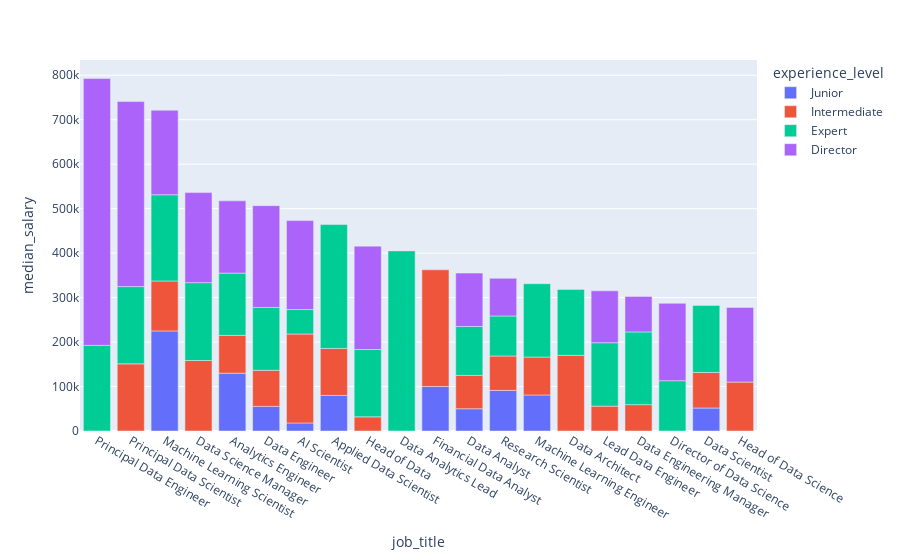

The notebook cell this image was saved under:
### Code cell
def bar_sal_job_title(df, work_years: list[int]):

    if work_years == []:
        return None, None

    df_sub = df.query("work_year in @work_years")

    ms =(
        df_sub
        .groupby(['job_title', 'experience_level'])
        .salary_in_usd
        .median()
        .reset_index()
        .rename(columns={"salary_in_usd": "median_salary"})
    )

    top_ms = ms.groupby('job_title').median_salary.sum().nlargest(20)

    no_1_ms = ms.query("job_title == @top_ms.head(1).index.values[0]")

    ms10 = (
        ms
        .set_index('job_title')
        .loc[top_ms.index.to_list()]
        .reset_index()

    )

    fig = px.bar(
        ms10,
        x="job_title",
        y="median_salary",
        color="experience_level",
    )

    return no_1_ms, fig

no_1, fig = bar_sal_job_title(df=df, work_years=[2020, 2021, 2022])
print(no_1)
print(f"Highest paying Job Title: {no_1.job_title.iloc[0]}")
print(f"Median Salary: {no_1.median_salary.sum()} ")
fig


# df.loc[df.salary_in_usd.nlargest(10).index.to_list()]
# ms.loc[ms.median_salary.nlargest(10).index.to_list()]
# ms.groupby('job_title').agg({'median_salary': 'sum'})

# top_ms
# no_1_ms
# ms10
# fig

### Figure 1 — Plotly figure (JSON) as saved in the notebook; plotly's stock layout.template omitted (floating-point values rounded to 4 significant figures)
{"data": [{"alignmentgroup": "True", "hovertemplate": "experience_level=Junior<br>job_title=%{x}<br>median_salary=%{y}<extra></extra>", "legendgroup": "Junior", "marker": {"color": "#636efa", "pattern": {"shape": ""}}, "name": "Junior", "offsetgroup": "Junior", "orientation": "v", "showlegend": true, "textposition": "auto", "type": "bar", "x": ["Principal Data Engineer", "Principal Data Scientist", "Machine Learning Scientist", "Data Science Manager", "Analytics Engineer", "Data Engineer", "AI Scientist", "Applied Data Scientist", "Head of Data", "Data Analytics Lead", "Financial Data Analyst", "Data Analyst", "Research Scientist", "Machine Learning Engineer", "Data Architect", "Lead Data Engineer", "Data Engineering Manager", "Director of Data Science", "Data Scientist", "Head of Data Science"], "xaxis": "x", "y": [null, null, 225000, null, 130000, 55330.0, 18053, 80020.0, null, null, 100000, 50000, 91264, 81000, null, null, null, null, 51715, null], "yaxis": "y"}, {"alignmentgroup": "True", "hovertemplate": "experience_level=Intermediate<br>job_title=%{x}<br>median_salary=%{y}<extra></extra>", "legendgroup": "Intermediate", "marker": {"color": "#EF553B", "pattern": {"shape": ""}}, "name": "Intermediate", "offsetgroup": "Intermediate", "orientation": "v", "showlegend": true, "textposition": "auto", "type": "bar", "x": ["Principal Data Engineer", "Principal Data Scientist", "Machine Learning Scientist", "Data Science Manager", "Analytics Engineer", "Data Engineer", "AI Scientist", "Applied Data Scientist", "Head of Data", "Data Analytics Lead", "Financial Data Analyst", "Data Analyst", "Research Scientist", "Machine Learning Engineer", "Data Architect", "Lead Data Engineer", "Data Engineering Manager", "Director of Data Science", "Data Scientist", "Head of Data Science"], "xaxis": "x", "y": [null, 151000, 112300, 158500, 85000, 81119, 200000, 105619, 31766, null, 262500, 75000, 77355, 85200, 170000, 56000, 59303, null, 79833, 110000], "yaxis": "y"}, {"alignmentgroup": "True", "hovertemplate": "experience_level=Expert<br>job_title=%{x}<br>median_salary=%{y}<extra></extra>", "legendgroup": "Expert", "marker": {"color": "#00cc96", "pattern": {"shape": ""}}, "name": "Expert", "offsetgroup": "Expert", "orientation": "v", "showlegend": true, "textposition": "auto", "type": "bar", "x": ["Principal Data Engineer", "Principal Data Scientist", "Machine Learning Scientist", "Data Science Manager", "Analytics Engineer", "Data Engineer", "AI Scientist", "Applied Data Scientist", "Head of Data", "Data Analytics Lead", "Financial Data Analyst", "Data Analyst", "Research Scientist", "Machine Learning Engineer", "Data Architect", "Lead Data Engineer", "Data Engineering Manager", "Director of Data Science", "Data Scientist", "Head of Data Science"], "xaxis": "x", "y": [192500, 173762, 193900, 175100, 140000, 141300, 55000, 278500, 151400.0, 405000, null, 110000, 90005, 164996, 148420, 142500, 163500, 113119, 150900, null], "yaxis": "y"}, {"alignmentgroup": "True", "hovertemplate": "experience_level=Director<br>job_title=%{x}<br>median_salary=%{y}<extra></extra>", "legendgroup": "Director", "marker": {"color": "#ab63fa", "pattern": {"shape": ""}}, "name": "Director", "offsetgroup": "Director", "orientation": "v", "showlegend": true, "textposition": "auto", "type": "bar", "x": ["Principal Data Engineer", "Principal Data Scientist", "Machine Learning Scientist", "Data Science Manager", "Analytics Engineer", "Data Engineer", "AI Scientist", "Applied Data Scientist", "Head of Data", "Data Analytics Lead", "Financial Data Analyst", "Data Analyst", "Research Scientist", "Machine Learning Engineer", "Data Architect", "Lead Data Engineer", "Data Engineering Manager", "Director of Data Science", "Data Scientist", "Head of Data Science"], "xaxis": "x", "y": [600000, 416000, 190000, 202400, 162500, 229000, 200000, null, 232500, null, null, 120000, 84711, null, null, 116650, 79833, 174042, null, 167875], "yaxis": "y"}], "layout": {"barmode": "relative", "legend": {"title": {"text": "experience_level"}, "tracegroupgap": 0}, "margin": {"t": 60}, "xaxis": {"anchor": "y", "domain": [0, 1], "title": {"text": "job_title"}}, "yaxis": {"anchor": "x", "domain": [0, 1], "title": {"text": "median_salary"}}}}
